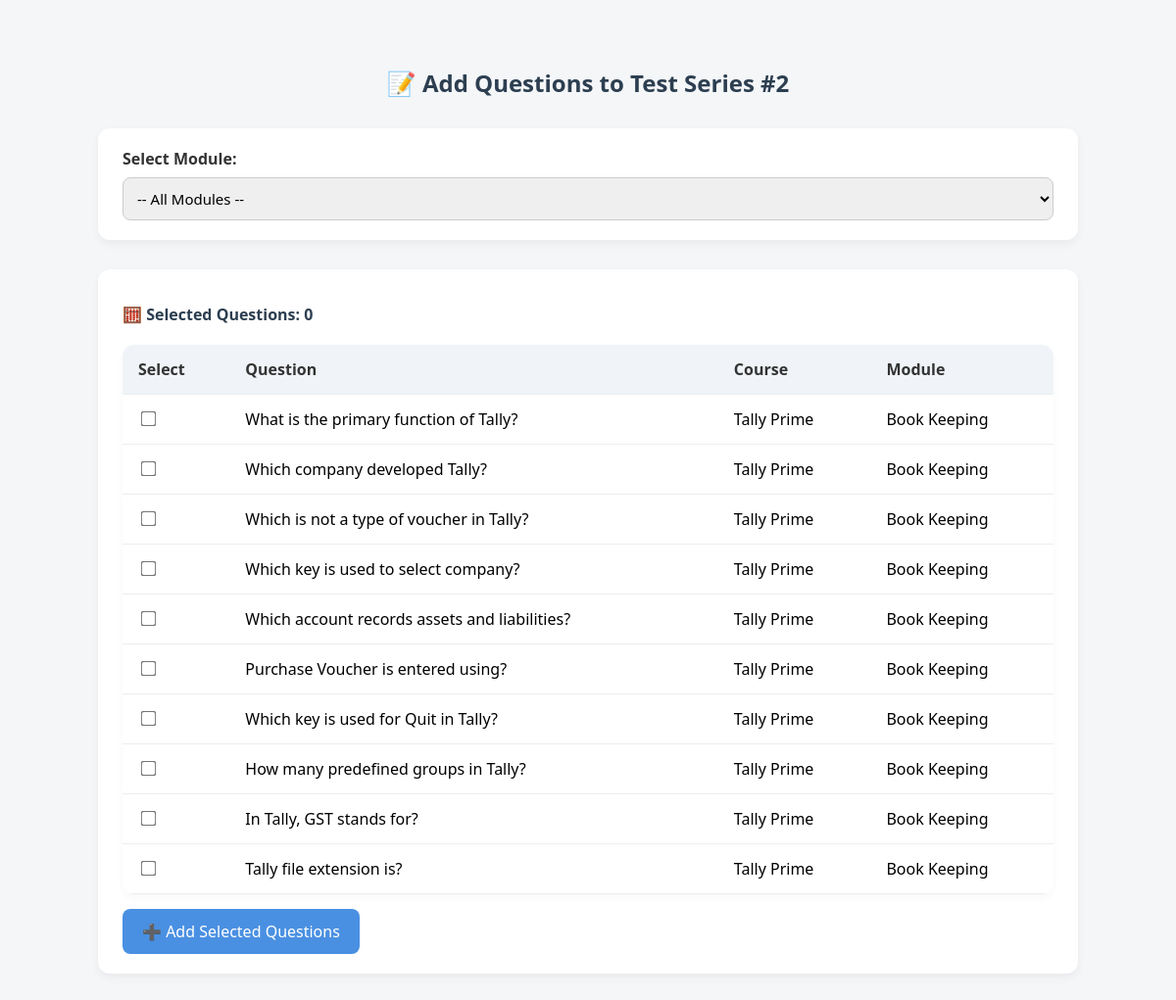
Screenshot of /add_questions_to_series/2 (signed in) with the database file from the repository.
### tables this page shows
CREATE TABLE questions (
            id INTEGER PRIMARY KEY AUTOINCREMENT,
            course_id INTEGER,
            module_id INTEGER,
            question_text TEXT,
            option_1 TEXT,
            option_2 TEXT,
            option_3 TEXT,
            option_4 TEXT,
            correct_option TEXT,
            FOREIGN KEY(course_id) REFERENCES courses(id),
            FOREIGN KEY(module_id) REFERENCES modules(id)
        );

CREATE TABLE courses (
            id INTEGER PRIMARY KEY AUTOINCREMENT,
            course_code TEXT,
            uploaded_by TEXT,         -- 'admin' or 'center'
            center_code TEXT,         -- nullable for admin
            course_title TEXT,
            course_duration TEXT,
            thumbnail TEXT,
            upload_date TEXT
        );

CREATE TABLE modules (
            id INTEGER PRIMARY KEY AUTOINCREMENT,
            course_id INTEGER,
            module_title TEXT,
            FOREIGN KEY(course_id) REFERENCES courses(id)
        );

### app.py (the view, shortened to what this page needs)
@app.route('/add_questions_to_series/<int:series_id>', methods=['GET', 'POST'])
def add_questions_to_series(series_id):
    if 'admin_logged_in' not in session and 'center_code' not in session:
        return redirect('/')
    conn = sqlite3.connect('lms.db')
    conn.row_factory = sqlite3.Row
    cursor = conn.cursor()
    selected_module = request.args.get('module')
    module_filter = ""
    module_param = ()
    if selected_module:
        module_filter = " AND q.module_id = ?"
        module_param = (selected_module,)
    if 'admin_logged_in' in session:
        cursor.execute("SELECT DISTINCT m.id, m.module_title FROM modules m")
    modules = cursor.fetchall()
    if 'admin_logged_in' in session:
        cursor.execute(f'''
            SELECT q.*, c.course_title, m.module_title
            FROM questions q
            JOIN courses c ON q.course_id = c.id
            JOIN modules m ON q.module_id = m.id
            WHERE q.id NOT IN (
                SELECT question_id FROM test_series_questions WHERE test_series_id = ?
            ) {module_filter}
        ''', (series_id,) + module_param)
    questions = cursor.fetchall()
    conn.close()
    return render_template('exam/add_questions_to_series.html',
                           series_id=series_id,
                           modules=modules,
                           questions=questions,
                           selected_module=selected_module)

### templates/exam/add_questions_to_series.html (shortened to what this page needs)
<!DOCTYPE html>
<html lang="en">
<head>
</head>
<body>
    <h2>📝 Add Questions to Test Series #{{ series_id }}</h2>
    <form method="GET">
        <label>Select Module:</label>
        <select name="module" onchange="this.form.submit()">
            <option value="">-- All Modules --</option>
        </select>
    </form>
    <form method="POST">
        <p class="counter">🧮 Selected Questions: <span id="count">0</span></p>
        <table>
            <thead>
                <tr>
                    <th>Select</th>
                    <th>Question</th>
                    <th>Course</th>
                    <th>Module</th>
                </tr>
            </thead>
            <tbody>
                {% for q in questions %}
                <tr>
                    <td data-label="Select">
                        <input type="checkbox" name="question_ids" value="{{ q.id }}" onchange="updateCount()">
                    </td>
                    <td data-label="Question">{{ q.question_text }}</td>
                    <td data-label="Course">{{ q.course_title }}</td>
                    <td data-label="Module">{{ q.module_title }}</td>
                </tr>
                {% endfor %}
            </tbody>
        </table>
        <button type="submit">➕ Add Selected Questions</button>
    </form>
</body>
</html>

### templates/exam/add_questions_to_series.html (style rules this page uses)
* { box-sizing: border-box; font-family: 'Segoe UI', Tahoma, Geneva, Verdana, sans-serif; }
body { background-color: #f4f6f8; padding: 40px; }
h2 { text-align: center; color: #2c3e50; margin-bottom: 30px; }
form { max-width: 1000px; margin: 0 auto 30px auto; background-color: #fff; padding: 20px 25px; border-radius: 12px; box-shadow: 0 4px 10px rgba(0,0,0,0.05); }
label { font-weight: 600; display: block; margin-bottom: 8px; color: #333; }
select { width: 100%; padding: 10px; border-radius: 8px; border: 1px solid #ccc; font-size: 15px; }
button[type="submit"] { padding: 12px 20px; background-color: #4a90e2; color: white; font-size: 16px; border: none; border-radius: 8px; cursor: pointer; margin-top: 15px; }
.counter { margin-top: 15px; font-weight: bold; color: #2c3e50; }
table { width: 100%; border-collapse: collapse; margin-top: 20px; background-color: #fff; box-shadow: 0 4px 8px rgba(0,0,0,0.03); border-radius: 12px; overflow: hidden; }
th, td { padding: 14px 16px; border-bottom: 1px solid #eee; text-align: left; }
th { background-color: #f0f4f8; color: #333; }
input[type="checkbox"] { transform: scale(1.2); }

### rows the page displays
questions: question_text "What is the primary function of Tally?", course_title "Tally Prime", module_title "Book Keeping"
questions: question_text "Which company developed Tally?", course_title "Tally Prime", module_title "Book Keeping"
questions: question_text "Which is not a type of voucher in Tally?", course_title "Tally Prime", module_title "Book Keeping"
questions: question_text "Which key is used to select company?", course_title "Tally Prime", module_title "Book Keeping"
questions: question_text "Which account records assets and liabilities?", course_title "Tally Prime", module_title "Book Keeping"
questions: question_text "Purchase Voucher is entered using?", course_title "Tally Prime", module_title "Book Keeping"
questions: question_text "Which key is used for Quit in Tally?", course_title "Tally Prime", module_title "Book Keeping"
questions: question_text "How many predefined groups in Tally?", course_title "Tally Prime", module_title "Book Keeping"
questions: question_text "In Tally, GST stands for?", course_title "Tally Prime", module_title "Book Keeping"
questions: question_text "Tally file extension is?", course_title "Tally Prime", module_title "Book Keeping"

### other values shown
{{ series_id }} "2"
